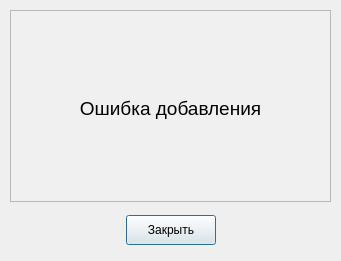
<?xml version="1.0" encoding="UTF-8"?>
<ui version="4.0">
 <class>Dialog</class>
 <widget class="QDialog" name="Dialog">
  <property name="geometry">
   <rect>
    <x>0</x>
    <y>0</y>
    <width>341</width>
    <height>261</height>
   </rect>
  </property>
  <property name="windowTitle">
   <string>Dialog</string>
  </property>
  <widget class="QTextBrowser" name="textBrowser">
   <property name="geometry">
    <rect>
     <x>10</x>
     <y>10</y>
     <width>321</width>
     <height>192</height>
    </rect>
   </property>
   <property name="palette">
    <palette>
     <active>
      <colorrole role="Base">
       <brush brushstyle="SolidPattern">
        <color alpha="255">
         <red>240</red>
         <green>240</green>
         <blue>240</blue>
        </color>
       </brush>
      </colorrole>
     </active>
     <inactive>
      <colorrole role="Base">
       <brush brushstyle="SolidPattern">
        <color alpha="255">
         <red>240</red>
         <green>240</green>
         <blue>240</blue>
        </color>
       </brush>
      </colorrole>
     </inactive>
     <disabled>
      <colorrole role="Base">
       <brush brushstyle="SolidPattern">
        <color alpha="255">
         <red>240</red>
         <green>240</green>
         <blue>240</blue>
        </color>
       </brush>
      </colorrole>
     </disabled>
    </palette>
   </property>
   <property name="html">
    <string>&lt;!DOCTYPE HTML PUBLIC &quot;-//W3C//DTD HTML 4.0//EN&quot; &quot;http://www.w3.org/TR/REC-html40/strict.dtd&quot;&gt;
&lt;html&gt;&lt;head&gt;&lt;meta name=&quot;qrichtext&quot; content=&quot;1&quot; /&gt;&lt;style type=&quot;text/css&quot;&gt;
p, li { white-space: pre-wrap; }
&lt;/style&gt;&lt;/head&gt;&lt;body style=&quot; font-family:'MS Shell Dlg 2'; font-size:8.25pt; font-weight:400; font-style:normal;&quot;&gt;
&lt;p align=&quot;center&quot; style=&quot;-qt-paragraph-type:empty; margin-top:0px; margin-bottom:0px; margin-left:0px; margin-right:0px; -qt-block-indent:0; text-indent:0px;&quot;&gt;&lt;br /&gt;&lt;/p&gt;
&lt;p align=&quot;center&quot; style=&quot;-qt-paragraph-type:empty; margin-top:0px; margin-bottom:0px; margin-left:0px; margin-right:0px; -qt-block-indent:0; text-indent:0px; font-size:14pt;&quot;&gt;&lt;br /&gt;&lt;/p&gt;
&lt;p align=&quot;center&quot; style=&quot;-qt-paragraph-type:empty; margin-top:0px; margin-bottom:0px; margin-left:0px; margin-right:0px; -qt-block-indent:0; text-indent:0px; font-size:14pt;&quot;&gt;&lt;br /&gt;&lt;/p&gt;
&lt;p align=&quot;center&quot; style=&quot;-qt-paragraph-type:empty; margin-top:0px; margin-bottom:0px; margin-left:0px; margin-right:0px; -qt-block-indent:0; text-indent:0px; font-size:14pt;&quot;&gt;&lt;br /&gt;&lt;/p&gt;
&lt;p align=&quot;center&quot; style=&quot; margin-top:0px; margin-bottom:0px; margin-left:0px; margin-right:0px; -qt-block-indent:0; text-indent:0px;&quot;&gt;&lt;span style=&quot; font-size:14pt;&quot;&gt;Ошибка добавления&lt;/span&gt;&lt;/p&gt;&lt;/body&gt;&lt;/html&gt;</string>
   </property>
  </widget>
  <widget class="QWidget" name="horizontalLayoutWidget">
   <property name="geometry">
    <rect>
     <x>10</x>
     <y>210</y>
     <width>321</width>
     <height>41</height>
    </rect>
   </property>
   <layout class="QHBoxLayout" name="horizontalLayout">
    <item>
     <spacer name="horizontalSpacer">
      <property name="orientation">
       <enum>Qt::Horizontal</enum>
      </property>
      <property name="sizeHint" stdset="0">
       <size>
        <width>40</width>
        <height>20</height>
       </size>
      </property>
     </spacer>
    </item>
    <item>
     <widget class="QPushButton" name="pushButton">
      <property name="minimumSize">
       <size>
        <width>90</width>
        <height>30</height>
       </size>
      </property>
      <property name="maximumSize">
       <size>
        <width>90</width>
        <height>30</height>
       </size>
      </property>
      <property name="text">
       <string>Закрыть</string>
      </property>
     </widget>
    </item>
    <item>
     <spacer name="horizontalSpacer_2">
      <property name="orientation">
       <enum>Qt::Horizontal</enum>
      </property>
      <property name="sizeHint" stdset="0">
       <size>
        <width>40</width>
        <height>20</height>
       </size>
      </property>
     </spacer>
    </item>
   </layout>
  </widget>
 </widget>
 <resources/>
 <connections/>
</ui>
